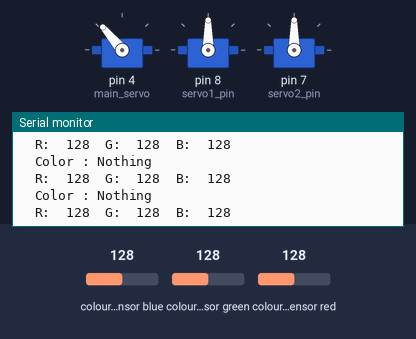
Bench run of a sketch on a simulated Arduino Uno, built with avr-gcc and run on an emulated ATmega328P. Parts: 3 × servo, the last lines printed to the serial monitor. Inputs (shaded band) come from the test bench; at power-on: colour sensor blue 128, colour sensor green 128, colour sensor red 128.

Above: at 1.2 s.
1.3 s: colour sensor blue set to 104
At 2.2 s:
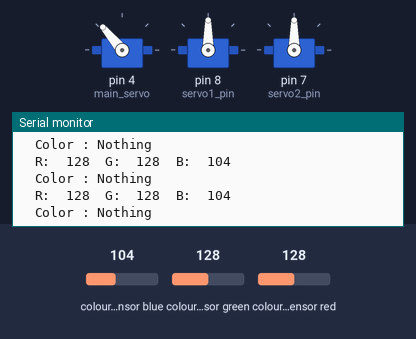
2.8 s: colour sensor blue set to 94
At 3.6 s:
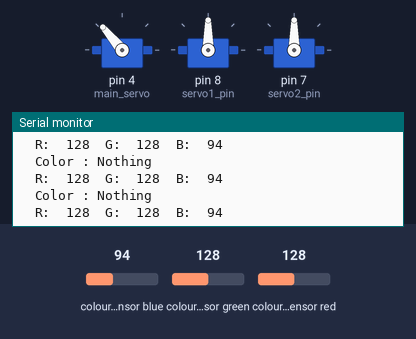
5.8 s: colour sensor green set to 103
At 6.5 s:
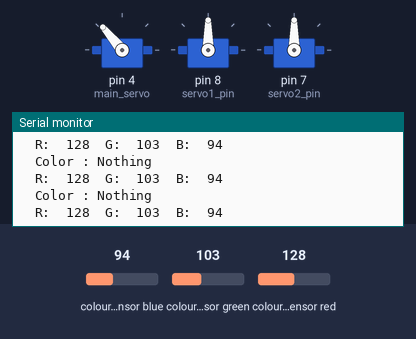
7.3 s: colour sensor green set to 95
At 8.0 s:
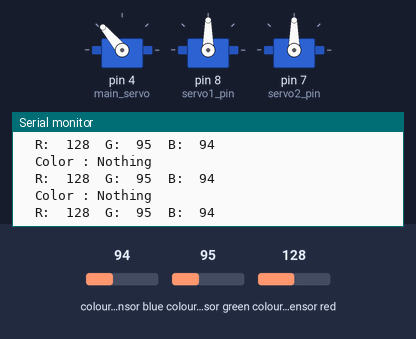
Timing chart, 0 to 9.8 s (numbered marks = the images above; inputs shaded):
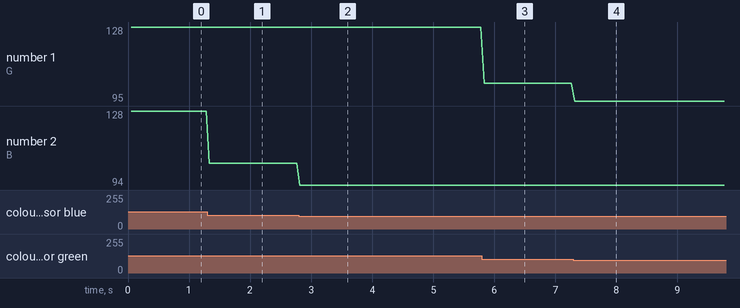

Measured:
- the behaviour switches between 100 and 99 on colour sensor blue (found by bisection; images 1 and 2)
- after the input at 1.3 s, the serial monitor: prints a new line at once (image 1)
- after the input at 2.8 s, the serial monitor: prints a new line at once (image 2)
- after the input at 5.8 s, the serial monitor: prints a new line at once (image 3)
- after the input at 7.3 s, the serial monitor: prints a new line at once (image 4)
- plotted number 1: 128 → 103 after the input at 5.8 s, 103 → 95 after the input at 7.3 s
- plotted number 2: 128 → 104 after the input at 1.3 s, 104 → 94 after the input at 2.8 s

The sketch:

color_sensor_10.04.ino
```cpp
#include <Wire.h>
#include "Adafruit_TCS34725.h"
#include <Servo.h>

int servo1_pin = 8;
int servo2_pin = 7;
int main_servo = 4;

float red, green, blue;
int color;

Servo servo1;
Servo servo2;
Servo mainservo;
Adafruit_TCS34725 tcs = Adafruit_TCS34725(TCS34725_INTEGRATIONTIME_50MS, TCS34725_GAIN_4X);

void setup() {
  Serial.begin(9600);

  mainservo.attach(main_servo);
  mainservo.write(130);
  servo1.attach(servo1_pin);
  servo2.attach(servo2_pin);

  if (tcs.begin()) {
    Serial.println("Found sensor");
  }

  else {
    Serial.println("No found");
    while (1);
  }

}

void loop() {

  tcs.getRGB(&red, &green, &blue);  // 칼라센서 인식
  Color_calibration(int(red), int(green), int(blue));

  Serial.print("\tR:\t"); Serial.print(int(red));
  Serial.print("\tG:\t"); Serial.print(int(green));
  Serial.print("\tB:\t"); Serial.print(int(blue));
  Serial.print("\n");


  // if문을 완성해 보세요.

  if ( color == 'r' ) {  // 조건을 완성하세요. color ='r'
    //실행내용을 입력하세요.
    //작동 후 delay를 주어 물건이 컨베이어벨트를 지나갈 수 있도록 유도해 주세요.
    servo1.write(30);
    servo2.write(30);
    Serial.println("\tColor : Red");
    delay(3000);
  }
  else if  ( color == 'y' ) {  // 조건을 완성하세요. color ='r'
    //실행내용을 입력하세요.
    //작동 후 delay를 주어 물건이 컨베이어벨트를 지나갈 수 있도록 유도해 주세요.
    servo1.write(140);
    servo2.write(140);
    Serial.println("\tColor : Yellow");
    delay(3000);
  }
  else if  ( color == 'b' ) {  // 조건을 완성하세요. color ='r'
    //실행내용을 입력하세요.
    //작동 후 delay를 주어 물건이 컨베이어벨트를 지나갈 수 있도록 유도해 주세요.
    servo1.write(90);
    servo2.write(90);
    Serial.println("\tColor : Blue");
    delay(3000);
  }
  else {
    servo1.write(90);
    servo2.write(90);
    Serial.println("\tColor : Nothing");
  }
}


void Color_calibration(int r, int g, int b) { // 학교 현장에 맞춰서 다시 수정해 주세요.
  if ( r > 121  && g < 65 && b < 60 ) {
    color = 'r';
  }
  else if ( r < 120 && r > 100 && g > 55 && g < 90 && b < 60 ) {
    color = 'y';
  }
  else if ( r < 70  && g > 80 && g < 90 && b > 80 && b < 90 ) {
    color = 'b';
  }
  else {
    color = 'n';
  }
}
```
